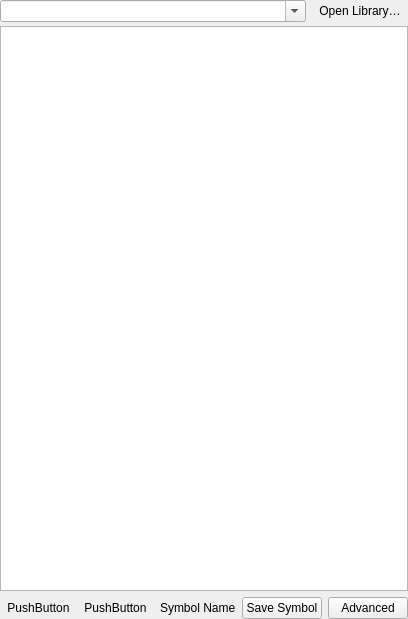
<?xml version="1.0" encoding="UTF-8"?>
<ui version="4.0">
 <class>QgsStyleItemsListWidgetBase</class>
 <widget class="QWidget" name="QgsStyleItemsListWidgetBase">
  <property name="geometry">
   <rect>
    <x>0</x>
    <y>0</y>
    <width>386</width>
    <height>619</height>
   </rect>
  </property>
  <property name="windowTitle">
   <string>Form</string>
  </property>
  <layout class="QGridLayout" name="gridLayout_4" rowstretch="0,0,0">
   <property name="leftMargin">
    <number>0</number>
   </property>
   <property name="topMargin">
    <number>0</number>
   </property>
   <property name="rightMargin">
    <number>0</number>
   </property>
   <property name="bottomMargin">
    <number>0</number>
   </property>
   <property name="verticalSpacing">
    <number>4</number>
   </property>
   <item row="0" column="0">
    <layout class="QHBoxLayout" name="horizontalLayout_3">
     <property name="spacing">
      <number>6</number>
     </property>
     <item>
      <widget class="QComboBox" name="groupsCombo">
       <property name="sizePolicy">
        <sizepolicy hsizetype="Expanding" vsizetype="Fixed">
         <horstretch>0</horstretch>
         <verstretch>0</verstretch>
        </sizepolicy>
       </property>
       <property name="minimumSize">
        <size>
         <width>50</width>
         <height>0</height>
        </size>
       </property>
       <property name="toolTip">
        <string>Filter Symbols</string>
       </property>
       <property name="editable">
        <bool>true</bool>
       </property>
      </widget>
     </item>
     <item>
      <widget class="QToolButton" name="openStyleManagerButton">
       <property name="toolTip">
        <string>Style Manager</string>
       </property>
       <property name="text">
        <string>Open Library…</string>
       </property>
       <property name="icon">
        <iconset resource="../../images/images.qrc">
         <normaloff>:/images/themes/default/mActionStyleManager.svg</normaloff>:/images/themes/default/mActionStyleManager.svg</iconset>
       </property>
       <property name="autoRaise">
        <bool>true</bool>
       </property>
      </widget>
     </item>
    </layout>
   </item>
   <item row="2" column="0">
    <layout class="QHBoxLayout" name="horizontalLayout_4">
     <property name="spacing">
      <number>6</number>
     </property>
     <property name="topMargin">
      <number>2</number>
     </property>
     <item>
      <layout class="QHBoxLayout" name="horizontalLayout_7">
       <property name="spacing">
        <number>0</number>
       </property>
       <property name="rightMargin">
        <number>0</number>
       </property>
       <item>
        <widget class="QToolButton" name="mButtonIconView">
         <property name="toolTip">
          <string>Icon View</string>
         </property>
         <property name="text">
          <string>PushButton</string>
         </property>
         <property name="icon">
          <iconset resource="../../images/images.qrc">
           <normaloff>:/images/themes/default/mActionIconView.svg</normaloff>:/images/themes/default/mActionIconView.svg</iconset>
         </property>
         <property name="checkable">
          <bool>true</bool>
         </property>
         <property name="autoRaise">
          <bool>true</bool>
         </property>
         <attribute name="buttonGroup">
          <string notr="true">buttonGroup</string>
         </attribute>
        </widget>
       </item>
       <item>
        <widget class="QToolButton" name="mButtonListView">
         <property name="toolTip">
          <string>List View</string>
         </property>
         <property name="text">
          <string>PushButton</string>
         </property>
         <property name="icon">
          <iconset resource="../../images/images.qrc">
           <normaloff>:/images/themes/default/mActionOpenTable.svg</normaloff>:/images/themes/default/mActionOpenTable.svg</iconset>
         </property>
         <property name="checkable">
          <bool>true</bool>
         </property>
         <property name="autoRaise">
          <bool>true</bool>
         </property>
         <attribute name="buttonGroup">
          <string notr="true">buttonGroup</string>
         </attribute>
        </widget>
       </item>
      </layout>
     </item>
     <item>
      <widget class="QLabel" name="lblSymbolName">
       <property name="text">
        <string>Symbol Name</string>
       </property>
      </widget>
     </item>
     <item>
      <spacer name="horizontalSpacer">
       <property name="orientation">
        <enum>Qt::Horizontal</enum>
       </property>
       <property name="sizeHint" stdset="0">
        <size>
         <width>0</width>
         <height>20</height>
        </size>
       </property>
      </spacer>
     </item>
     <item>
      <widget class="QPushButton" name="btnSaveSymbol">
       <property name="toolTip">
        <string>Save symbol</string>
       </property>
       <property name="text">
        <string>Save Symbol</string>
       </property>
      </widget>
     </item>
     <item>
      <widget class="QPushButton" name="btnAdvanced">
       <property name="text">
        <string>Advanced</string>
       </property>
      </widget>
     </item>
    </layout>
   </item>
   <item row="1" column="0">
    <widget class="QStackedWidget" name="mSymbolViewStackedWidget">
     <property name="currentIndex">
      <number>1</number>
     </property>
     <widget class="QWidget" name="page">
      <layout class="QVBoxLayout" name="verticalLayout_2">
       <property name="leftMargin">
        <number>0</number>
       </property>
       <property name="topMargin">
        <number>0</number>
       </property>
       <property name="rightMargin">
        <number>0</number>
       </property>
       <property name="bottomMargin">
        <number>0</number>
       </property>
       <item>
        <widget class="QListView" name="viewSymbols">
         <property name="sizePolicy">
          <sizepolicy hsizetype="Expanding" vsizetype="Expanding">
           <horstretch>0</horstretch>
           <verstretch>2</verstretch>
          </sizepolicy>
         </property>
         <property name="iconSize">
          <size>
           <width>77</width>
           <height>70</height>
          </size>
         </property>
         <property name="textElideMode">
          <enum>Qt::ElideNone</enum>
         </property>
         <property name="flow">
          <enum>QListView::LeftToRight</enum>
         </property>
         <property name="resizeMode">
          <enum>QListView::Adjust</enum>
         </property>
         <property name="spacing">
          <number>5</number>
         </property>
         <property name="viewMode">
          <enum>QListView::IconMode</enum>
         </property>
         <property name="uniformItemSizes">
          <bool>false</bool>
         </property>
         <property name="wordWrap">
          <bool>true</bool>
         </property>
        </widget>
       </item>
      </layout>
     </widget>
     <widget class="QWidget" name="page2">
      <layout class="QVBoxLayout" name="verticalLayout_3">
       <property name="leftMargin">
        <number>0</number>
       </property>
       <property name="topMargin">
        <number>0</number>
       </property>
       <property name="rightMargin">
        <number>0</number>
       </property>
       <property name="bottomMargin">
        <number>0</number>
       </property>
       <item>
        <widget class="QTreeView" name="mSymbolTreeView"/>
       </item>
      </layout>
     </widget>
    </widget>
   </item>
  </layout>
 </widget>
 <tabstops>
  <tabstop>groupsCombo</tabstop>
  <tabstop>openStyleManagerButton</tabstop>
  <tabstop>btnSaveSymbol</tabstop>
  <tabstop>btnAdvanced</tabstop>
 </tabstops>
 <resources>
  <include location="../../images/images.qrc"/>
  <include location="../../images/images.qrc"/>
 </resources>
 <connections/>
 <buttongroups>
  <buttongroup name="buttonGroup"/>
 </buttongroups>
</ui>
